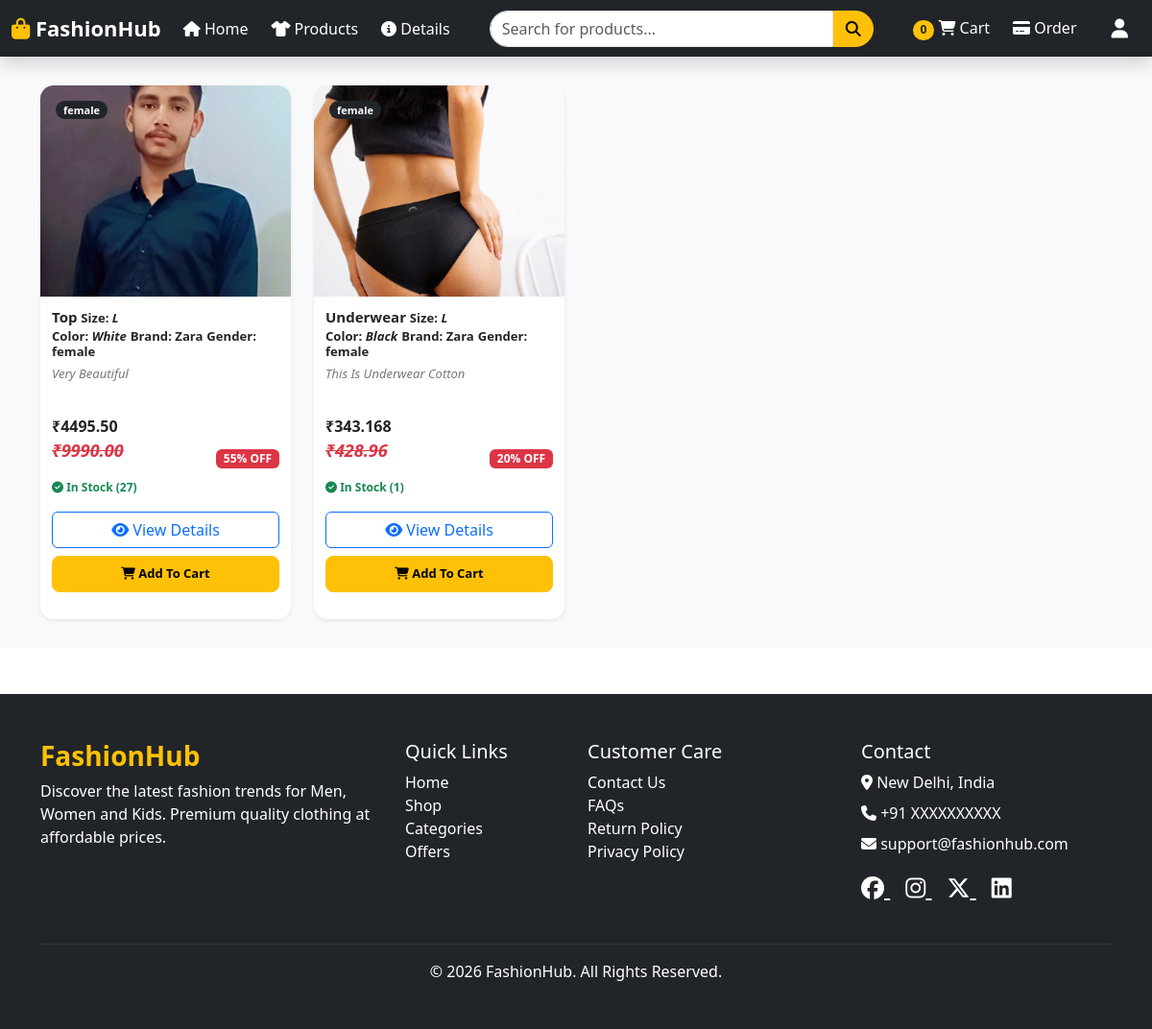
Before: /women/ with the older database file.
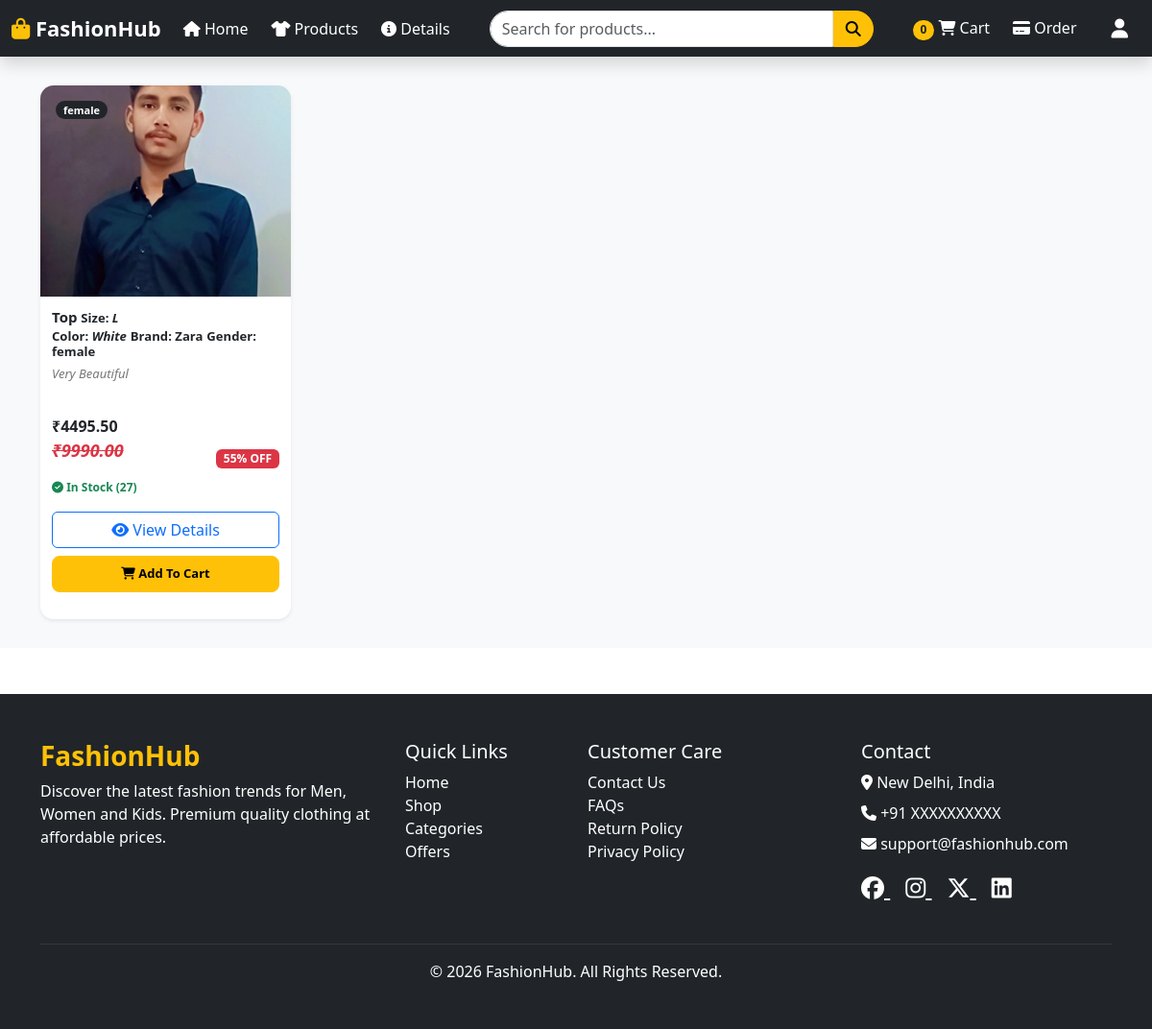
After: the same page with the newer database file.
### AppApi/models.py (models this page shows, shortened)
class Product(models.Model):
    name = models.CharField(max_length=200)
    category = models.CharField(max_length=100)
    gender = models.CharField(
        max_length=15,
        choices=GENDER_CHOICES
    )
    description = models.TextField()
    price = models.DecimalField(max_digits=10, decimal_places=2)
    discount = models.IntegerField(default=0)
    image = models.ImageField(upload_to='products/')
    stock = models.PositiveIntegerField(default=0)
    size = models.CharField(
            max_length=4,
            choices=SIZE_CHOICES
        )
    color = models.CharField(max_length=50, blank=True)
    brand = models.CharField(max_length=100, blank=True)
    sku = models.CharField(max_length=100, unique=True)
    created_at = models.DateTimeField(auto_now_add=True)

### CodeAlpha/frontend_view.py (the view)
# urls.py: path('women/',frontend_view.women,name='women'),
def women(request):
    products = Product.objects.filter(gender='female')
    for product in products:
                 product.name = product.name.capitalize()
                 product.color = product.color.capitalize()
                 product.brand = product.brand.capitalize()
                 product.size = product.size.upper()
                 product.description = product.description.title()
                 product.discount_price = product.price - (product.price * product.discount / 100)
    return render(request, "women.html", {"products": products})

### templates/women.html
{% include "header.html" %}
{% include "product_section.html" %}
{% include "footer.html" %}

### templates/product_section.html (shortened to what this page needs)
{% load static %}
<link rel="stylesheet" href="{% static 'products.css' %}">
<section class="products-section">
    <div class="container">
    <div class="row g-4">
        {% for product in products %}
        <div class="col-6 col-md-6 col-lg-4 col-xl-3">
            <div class="card product-card shadow-sm h-100">
                <div class="product-image-wrapper">
                    {% if product.image %}
                    <img src="{{ product.image.url }}"
                         class="product-image"
                         alt="{{ product.name }}">
                    {% endif %}
                    <span class="badge bg-dark position-absolute top-0 start-0 m-3 gender-badge">
                        {{ product.gender  }}
                    </span>
                </div>
                <div class="product-info">
                    <h6 class="product-name">
                        <b>{{ product.name }}</b>  <small>Size: <i>{{ product.size }}</i></small>
                        <br>
                        <small>Color: <i>{{ product.color }}</i></small>
                        <small>Brand: {{ product.brand }}</small>
                        <small>Gender: {{ product.gender }}</small>
                    </h6>
                    <p class="product-description">
                        <i>{{ product.description  }}</i>
                    </p>
                <strong>
                            ₹{{ product.discount_price}}
                        </strong>
                    <div class="d-flex justify-content-between align-items-center ">
                        <span class="product-price">
                            <p style="text-decoration: line-through;"><i>₹{{ product.price }} </i></p>
                        </span>
                        {% if product.discount %}
                            <span class="badge bg-danger">
                                {{ product.discount }}% OFF
                            </span>
                        {% endif %}
                    </div>
                    {% if product.stock > 0 %}
                        <p class="stock-text mb-3">
                            <i class="fa-solid fa-circle-check"></i>
                            In Stock ({{ product.stock }})
                        </p>
                    {% else %}
                        <p class="text-danger fw-bold mb-3">
                            <i class="fa-solid fa-circle-xmark"></i>
                            Out of Stock
                        </p>
                    {% endif %}
                    <div class="d-grid gap-2">
                        <a href="{% url 'products_details' %}"
                           class="btn btn-outline-primary">
                            <i class="fa-solid fa-eye"></i>
                            View Details
                        </a>
                        {% if product.stock > 0 %}
                        <form method="POST" action="{% url 'add_to_cart' product.id %}">
                            <button type="submit" class="btn btn-warning cart-btn w-100">
                                <i class="fa-solid fa-cart-shopping"></i>
                                Add To Cart
                            </button>
                        </form>
                        {% else %}
                        <button class="btn btn-secondary cart-btn"
                                disabled>
                            Out of Stock
                        </button>
                        {% endif %}
                    </div>
                </div>
            </div>
        </div>
        {% endfor %}
    </div>
    </div>
</section>

Changed rows visible on the page:
removed Product: image (picture), gender "female", name "Underwear", size "L", color "Black", brand "Zara", description "This Is Underwear Cotton", discount_price "343.168", price "428.96", discount "20", stock "1", shows "Add To Cart"
